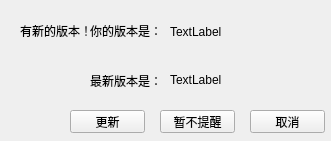
<?xml version="1.0" encoding="UTF-8"?>
<ui version="4.0">
 <class>Form</class>
 <widget class="QWidget" name="Form">
  <property name="geometry">
   <rect>
    <x>0</x>
    <y>0</y>
    <width>331</width>
    <height>141</height>
   </rect>
  </property>
  <property name="windowTitle">
   <string>Form</string>
  </property>
  <widget class="QLabel" name="label">
   <property name="geometry">
    <rect>
     <x>20</x>
     <y>20</y>
     <width>151</width>
     <height>21</height>
    </rect>
   </property>
   <property name="text">
    <string>有新的版本！</string>
   </property>
  </widget>
  <widget class="QLabel" name="label_2">
   <property name="geometry">
    <rect>
     <x>90</x>
     <y>20</y>
     <width>71</width>
     <height>21</height>
    </rect>
   </property>
   <property name="text">
    <string>你的版本是：</string>
   </property>
  </widget>
  <widget class="QLabel" name="label_3">
   <property name="geometry">
    <rect>
     <x>90</x>
     <y>70</y>
     <width>71</width>
     <height>21</height>
    </rect>
   </property>
   <property name="text">
    <string>最新版本是：</string>
   </property>
  </widget>
  <widget class="QLabel" name="myv">
   <property name="geometry">
    <rect>
     <x>170</x>
     <y>22</y>
     <width>101</width>
     <height>20</height>
    </rect>
   </property>
   <property name="text">
    <string>TextLabel</string>
   </property>
  </widget>
  <widget class="QLabel" name="newv">
   <property name="geometry">
    <rect>
     <x>170</x>
     <y>70</y>
     <width>101</width>
     <height>20</height>
    </rect>
   </property>
   <property name="text">
    <string>TextLabel</string>
   </property>
  </widget>
  <widget class="QPushButton" name="pushButton">
   <property name="geometry">
    <rect>
     <x>70</x>
     <y>110</y>
     <width>75</width>
     <height>23</height>
    </rect>
   </property>
   <property name="text">
    <string>更新</string>
   </property>
  </widget>
  <widget class="QPushButton" name="pushButton_2">
   <property name="geometry">
    <rect>
     <x>250</x>
     <y>110</y>
     <width>75</width>
     <height>23</height>
    </rect>
   </property>
   <property name="text">
    <string>取消</string>
   </property>
  </widget>
  <widget class="QPushButton" name="pushButton_3">
   <property name="geometry">
    <rect>
     <x>160</x>
     <y>110</y>
     <width>75</width>
     <height>23</height>
    </rect>
   </property>
   <property name="text">
    <string>暂不提醒</string>
   </property>
  </widget>
 </widget>
 <resources/>
 <connections/>
</ui>
